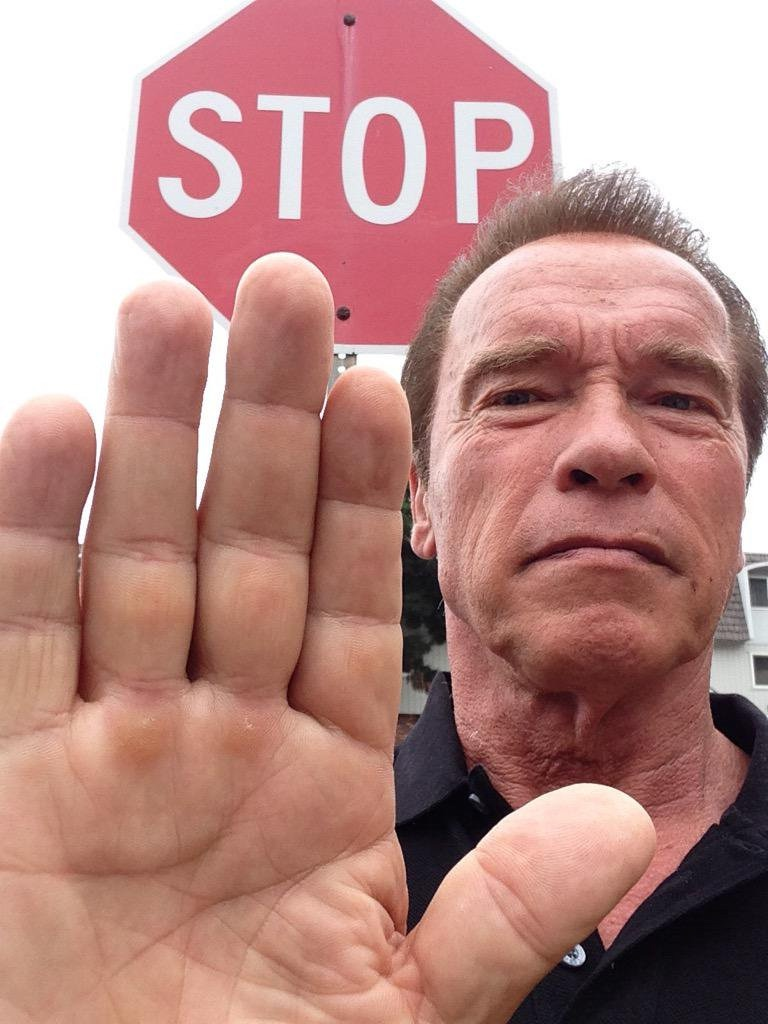
#> input picture Lab_4/test.jpg, 768 x 1024 px, given in place of the camera
$ python Lab_2.py
#> lines starting #> are read from the running program, lines starting #| are printed output that depends on the picture; after the words box and inside, x2 and y2 are one past the last pixel; in counts of white or black regions, pixels touching at a corner belong together
import cv2
import numpy as np

#Задание 1-3
def cam_show():
    cap = cv2.VideoCapture(0)
    lower_red1 = np.array([0, 120, 75])
    upper_red1 = np.array([25, 255, 255])
    lower_red2 = np.array([140, 115, 75])
    upper_red2 = np.array([180, 255, 255])
    while True:
        ret, frame = cap.read()
#> frame is the input picture: shape (1024, 768, 3); mean B, G, R 131.7, 137.2, 182.6
        hsv = cv2.cvtColor(frame, cv2.COLOR_BGR2HSV)
#> hsv: shape (1024, 768, 3); mean H, S, V 41.6, 83.3, 183.2
        mask1 = cv2.inRange(hsv, lower_red1, upper_red1)
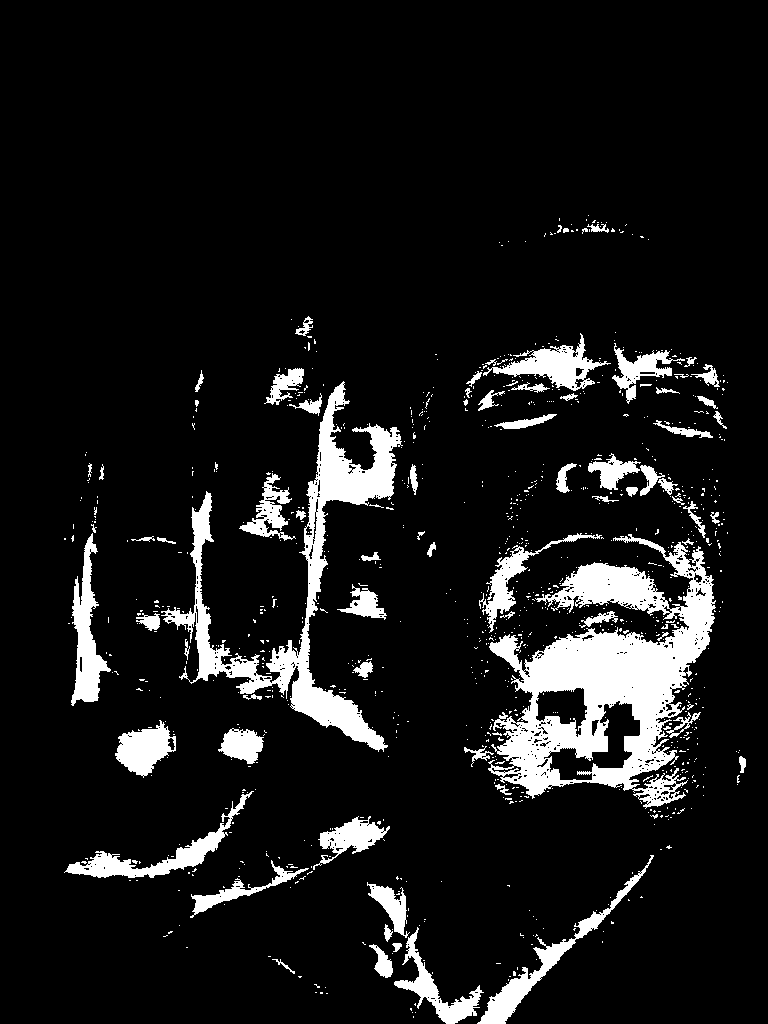
#> mask1: shape (1024, 768); 9.7% white; 966 white regions (886 under 20 px), largest, box (x1, y1, x2, y2) and area: (488, 534, 716, 809) 26445, (161, 381, 403, 752) 14583, (477, 855, 654, 1024) 2882
        mask2 = cv2.inRange(hsv, lower_red2, upper_red2)
#> mask2: shape (1024, 768); 10.1% white; 161 white regions (133 under 20 px), largest, box (x1, y1, x2, y2) and area: (131, 0, 549, 344) 69008, (364, 116, 403, 204) 2770, (592, 703, 640, 768) 1580
        final_mask = cv2.addWeighted(mask1,0.5, mask2, 0.5, 0.0)
#> final_mask: shape (1024, 768); values 0 (black) and 128 (white), 19.8% white; 989 white regions (916 under 20 px), largest, box (x1, y1, x2, y2) and area: (131, 0, 549, 344) 69008, (463, 533, 716, 809) 32427, (161, 381, 403, 752) 14671
        red_filtered_frame = cv2.bitwise_and(frame, frame, mask=final_mask)

        kernel = np.ones((5, 5), np.uint8)
        opening = cv2.morphologyEx(final_mask, cv2.MORPH_OPEN, kernel)
#> opening: shape (1024, 768); values 0 (black) and 128 (white), 17.3% white; 94 white regions, largest, box (x1, y1, x2, y2) and area: (132, 0, 549, 344) 68152, (500, 583, 713, 795) 20197, (318, 385, 397, 508) 4368
        closing = cv2.morphologyEx(final_mask, cv2.MORPH_CLOSE, kernel)
#> closing: shape (1024, 768); values 0 (black) and 128 (white), 21.9% white; 294 white regions (244 under 20 px), largest, box (x1, y1, x2, y2) and area: (131, 0, 549, 344) 70046, (463, 531, 721, 820) 41615, (136, 368, 405, 752) 18777

        erosion = cv2.erode(final_mask, kernel, iterations=1)
#> erosion: shape (1024, 768); values 0 (black) and 128 (white), 13.1% white; 149 white regions (93 under 20 px), largest, box (x1, y1, x2, y2) and area: (134, 0, 547, 342) 58699, (502, 585, 711, 793) 15532, (320, 387, 395, 506) 3152
        dilation = cv2.dilate(final_mask, kernel, iterations=1)
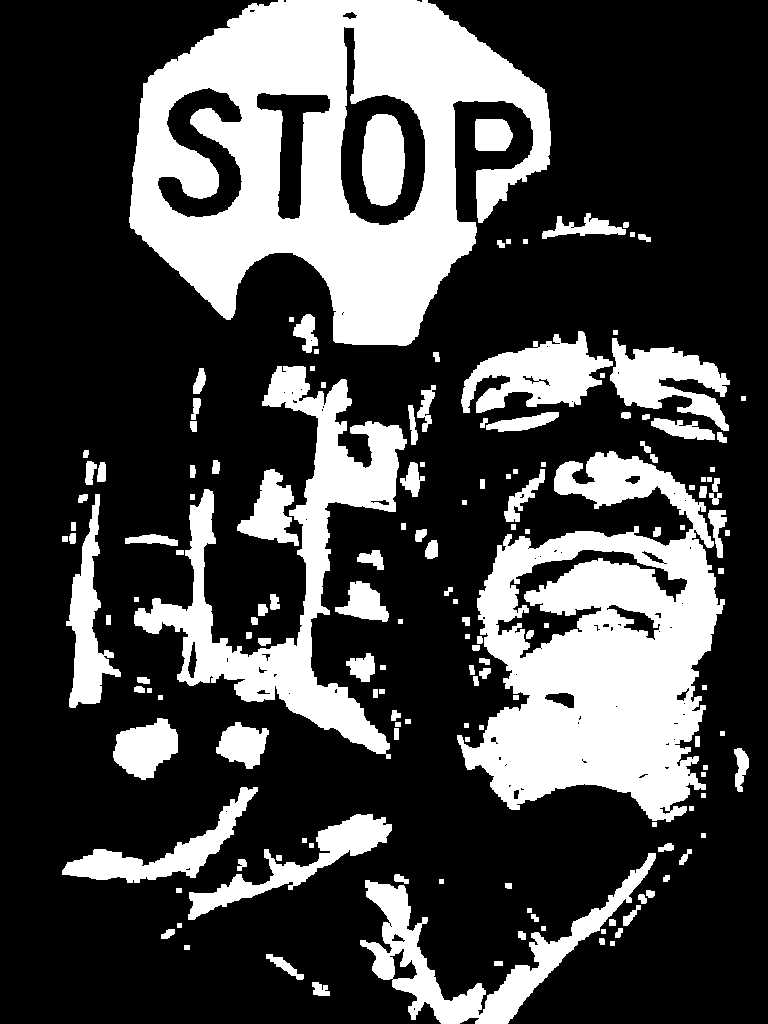
#> dilation: shape (1024, 768); values 0 (black) and 128 (white), 28% white; 157 white regions, largest, box (x1, y1, x2, y2) and area: (129, 0, 551, 346) 77778, (457, 451, 725, 822) 55005, (134, 366, 407, 759) 25195

        cv2.imshow("Erosion", erosion)
        cv2.imshow("Dilation", dilation)
        cv2.imshow("Opening", opening)
        cv2.imshow("Closing", closing)
        cv2.imshow('Red Filtered Image', red_filtered_frame)
        cv2.imshow('orig', frame)
        cv2.imshow('hsv', hsv)
        if cv2.waitKey(1) & 0xFF == 27:
#> (key Esc is pressed here)
            break
    cap.release()
    cv2.destroyAllWindows()

cam_show()

def cam_show():
    cap = cv2.VideoCapture(0)
    lower_red1 = np.array([0, 125, 85])
    upper_red1 = np.array([10, 255, 255])
    lower_red2 = np.array([167, 115, 75])
    upper_red2 = np.array([180, 255, 255])
    while True:
        ret, frame = cap.read()
        hsv = cv2.cvtColor(frame, cv2.COLOR_BGR2HSV)
        mask1 = cv2.inRange(hsv, lower_red1, upper_red1)
#> mask1: shape (1024, 768); 6.7% white; 818 white regions (738 under 20 px), largest, box (x1, y1, x2, y2) and area: (488, 580, 715, 798) 17143, (272, 387, 394, 750) 7525, (548, 563, 662, 613) 2779
        mask2 = cv2.inRange(hsv, lower_red2, upper_red2)
        final_mask = cv2.addWeighted(mask1,0.5, mask2, 0.5, 0.0)
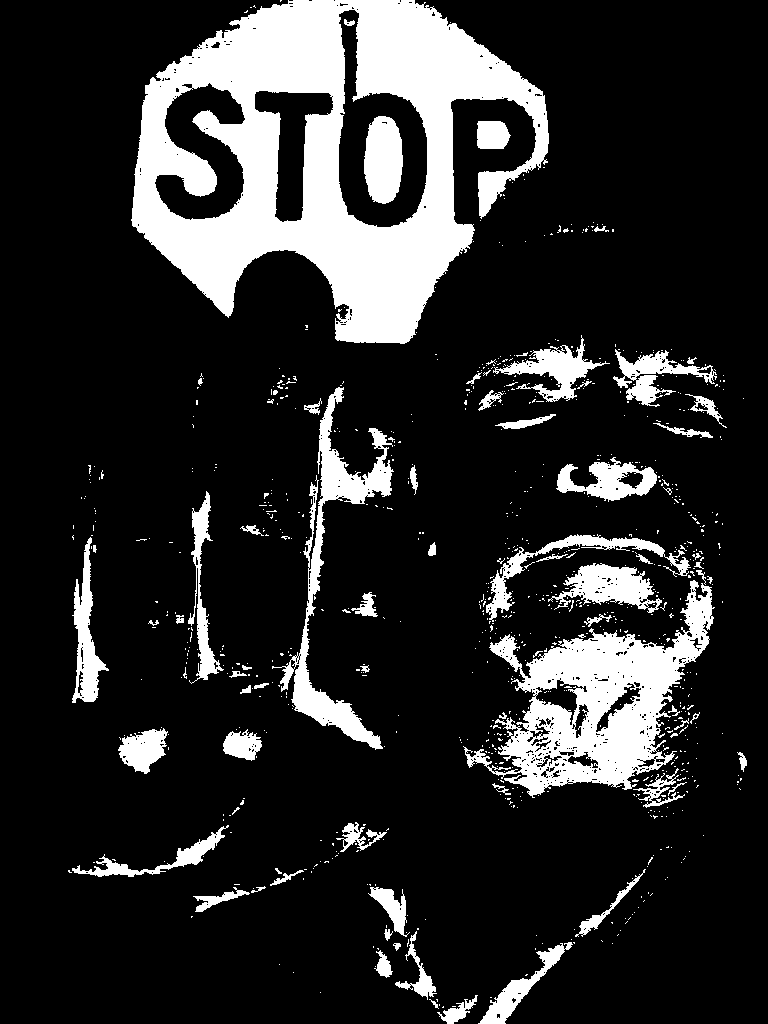
#> final_mask: shape (1024, 768); values 0 (black) and 128 (white), 16.8% white; 853 white regions (780 under 20 px)
        red_filtered_frame = cv2.bitwise_and(frame, frame, mask=final_mask)
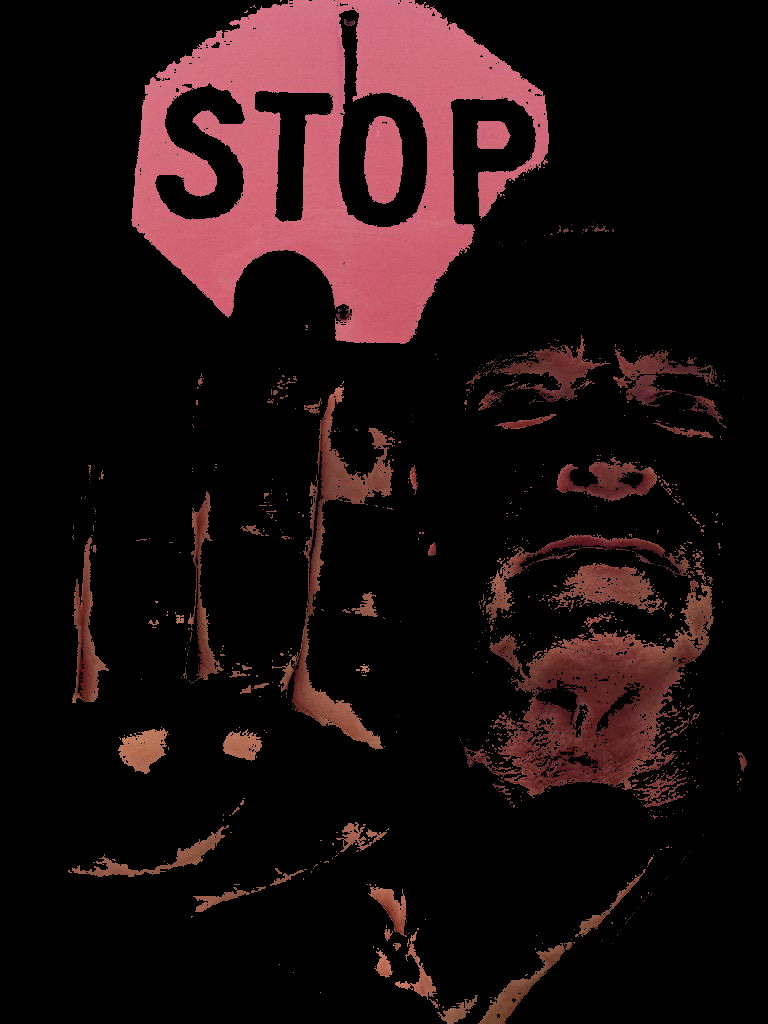
#> red_filtered_frame: shape (1024, 768, 3); mean B, G, R 15.4, 14.5, 28.6

        contours, _ = cv2.findContours(final_mask, cv2.RETR_EXTERNAL, cv2.CHAIN_APPROX_SIMPLE)
#> contours = 838 contours, 787 with area under 20; largest, box (x1, y1, x2, y2) and area: (131, 0, 549, 344) 90580, (463, 580, 715, 798) 22586, (272, 387, 394, 750) 6876, (548, 563, 662, 613) 2664, (556, 457, 657, 502) 2258

        # # Создаем список для объединенных контуров
        # merged_contours = []
        #
        # # Параметр для определения расстояния, при котором контуры будут объединяться
        # merge_threshold = 50
        #
        # Объединяем контуры
        for contour in contours:
        #     if len(merged_contours) == 0:
        #         merged_contours.append(contour)
        #     else:
        #         # Проверяем расстояние между текущим контуром и последним объединенным контуром
        #         last_contour = merged_contours[-1]
        #         x1, y1, w1, h1 = cv2.boundingRect(last_contour)
        #         x2, y2, w2, h2 = cv2.boundingRect(contour)
        #
        #         # Если расстояние между контурами меньше порога, объединяем
        #         if abs(x1 + w1 - x2) < merge_threshold:  # Проверка горизонтального расстояния
        #             merged_contours[-1] = np.vstack((merged_contours[-1], contour))
        #         else:
        #             merged_contours.append(contour)
        #
        # # Теперь создаем общий контур из всех объединенных контуров
        # if len(merged_contours) > 0:
        #     all_contours = np.vstack(merged_contours)
        #     final_merged_contour = cv2.convexHull(all_contours)

            # Рисуем объединенный контур на изображении
            if cv2.contourArea(contour) > 300:  # Если площадь контура больше 300
                (x, y, w, h) = cv2.boundingRect(contour)
                cv2.rectangle(frame, (x, y), (x + w, y + h), (0, 0, 0), 5)
#> this loop made 838 passes
#> (x, y, w, h) on passes 7, 21, 28, 49, 50, 63, 98, 100, 164, 218, 220, 442: (437, 995, 41, 29), (478, 942, 95, 82), (395, 931, 42, 69), (368, 887, 42, 50), (193, 887, 57, 25), (575, 869, 71, 68), (72, 825, 157, 52), (336, 822, 51, 30), (633, 768, 52, 40), (223, 729, 39, 32), (118, 728, 50, 46), (463, 580, 252, 218)
#> contour on passes 1, 2, 3, 4, 6, 8: [[452, 1006], [455, 1006]], [[443, 1006], [442, 1007], [443, 1007]], [[439, 1004], [439, 1005]], [[436, 999], [437, 1000], [437, 1001], [437, 999]], [[490, 997], [491, 997]], [[320, 992]]
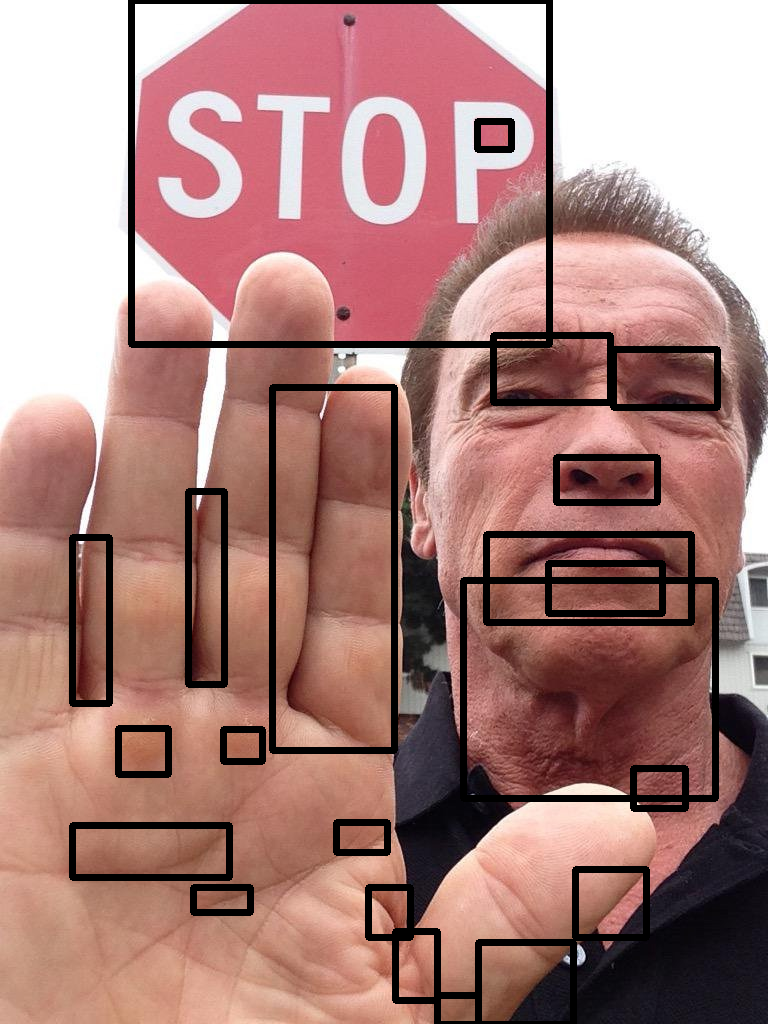
#> frame: shape (1024, 768, 3); 7.38% of pixels changed, all inside (x1, y1, x2, y2) = (69, 0, 721, 1024)

        cv2.imshow('Red Filtered Image', red_filtered_frame)
        cv2.imshow('orig', frame)
        if cv2.waitKey(1) & 0xFF == 27:
#> (key Esc is pressed here)
            break
    cap.release()
    cv2.destroyAllWindows()


cam_show()

$ run again, on Lab_4/Legendarniy_Student.jpg
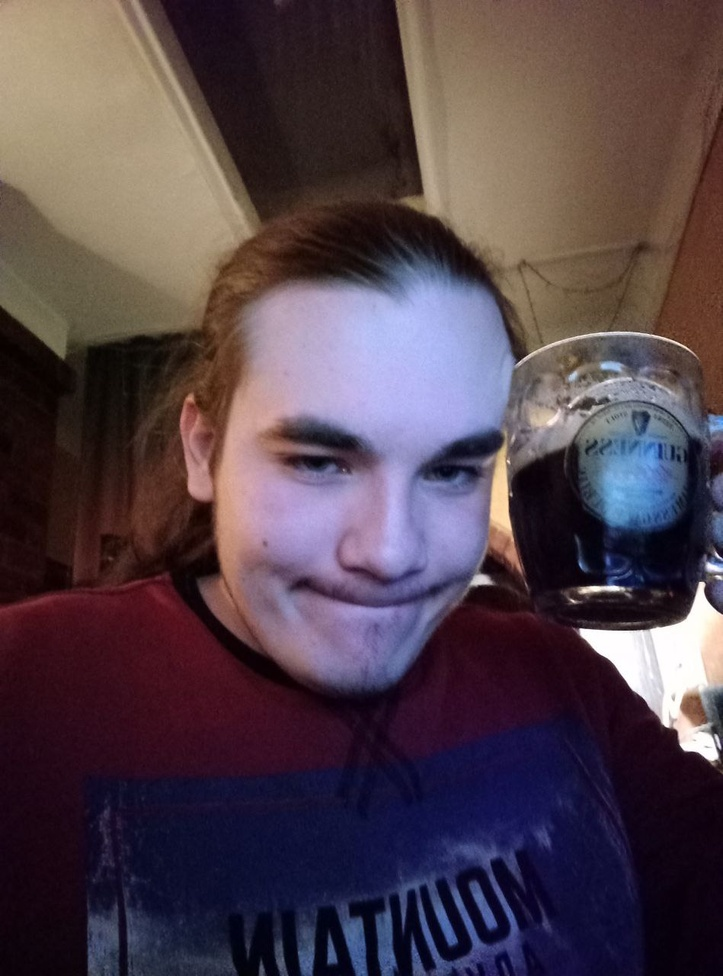
#> input picture Lab_4/Legendarniy_Student.jpg, 723 x 976 px, shrunk from 949 x 1280 before the run, given in place of the camera
#> in cam_show, frame is the input picture: shape (976, 723, 3); mean B, G, R 75.1, 65.7, 81.6
#> hsv: shape (976, 723, 3); mean H, S, V 87.7, 127.9, 94.1
#> in cam_show, `mask1 = cv2.inRange(hsv, lower_red1, upper_red1)`:
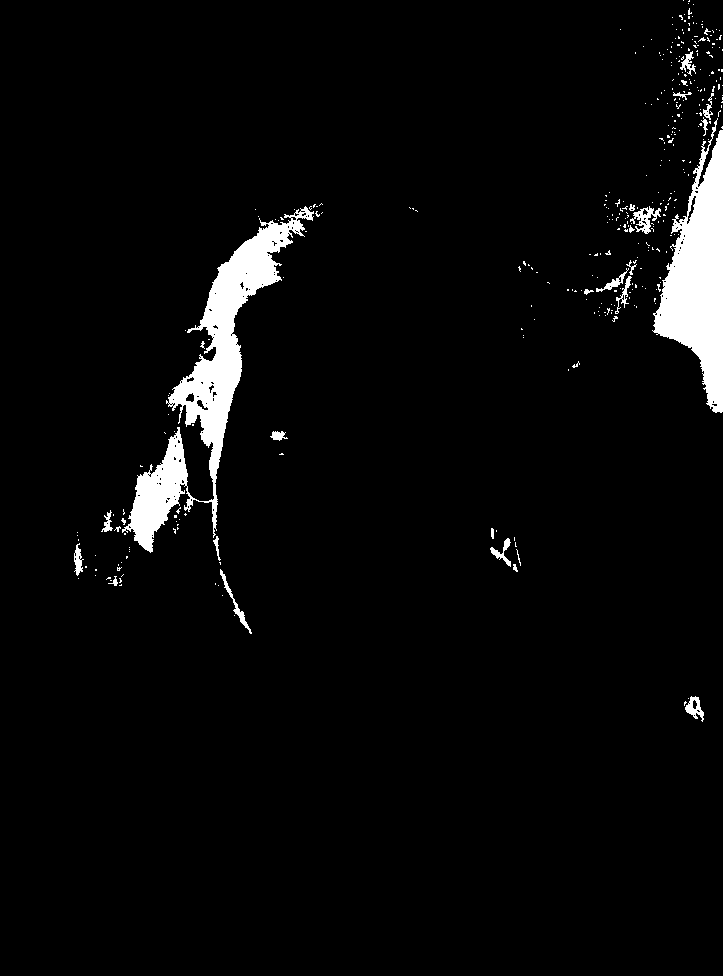
#> mask1: shape (976, 723); 3.9% white; 357 white regions (331 under 20 px), largest, box (x1, y1, x2, y2) and area: (122, 206, 314, 553) 13461, (652, 118, 723, 413) 10481, (630, 206, 661, 234) 355
#> opening: shape (976, 723); values 0 (black) and 128 (white), 4% white; 17 white regions, largest, box (x1, y1, x2, y2) and area: (655, 130, 723, 412) 9735, (171, 223, 289, 478) 8736, (0, 584, 213, 671) 5405
#> closing: shape (976, 723); values 0 (black) and 128 (white), 5.6% white; 138 white regions (112 under 20 px), largest, box (x1, y1, x2, y2) and area: (101, 203, 323, 642) 15446, (652, 77, 723, 413) 11597, (0, 574, 230, 680) 7807
#> erosion: shape (976, 723); values 0 (black) and 128 (white), 3% white; 24 white regions (17 under 20 px), largest, box (x1, y1, x2, y2) and area: (657, 132, 723, 410) 8775, (173, 225, 287, 476) 6280, (0, 586, 211, 669) 3824
#> dilation: shape (976, 723); values 0 (black) and 128 (white), 7.7% white; 59 white regions, largest, box (x1, y1, x2, y2) and area: (99, 201, 325, 644) 20058, (650, 75, 723, 415) 13259, (0, 545, 232, 682) 9696
#> contours = 194 contours, 175 with area under 20; largest, box (x1, y1, x2, y2) and area: (660, 159, 723, 412) 7965, (0, 579, 230, 678) 6465, (178, 352, 242, 507) 2128, (131, 438, 188, 548) 1745, (266, 234, 287, 251) 163
#> the loop in cam_show, `for contour in contours:` made 194 passes
#> (x, y, w, h) on passes 41, 84, 105, 138: (0, 579, 230, 99), (131, 438, 57, 110), (178, 352, 64, 155), (660, 159, 63, 253)
#> after the loop in cam_show, `for contour in contours:`:
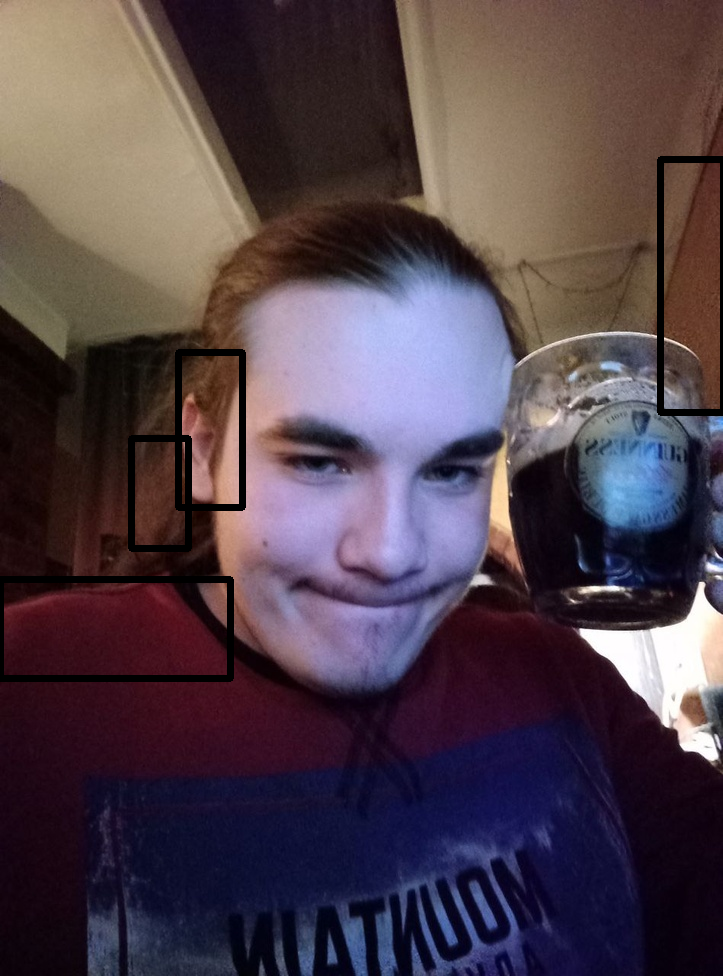
#> frame: shape (976, 723, 3); 1.83% of pixels changed, all inside (x1, y1, x2, y2) = (0, 156, 723, 682)
